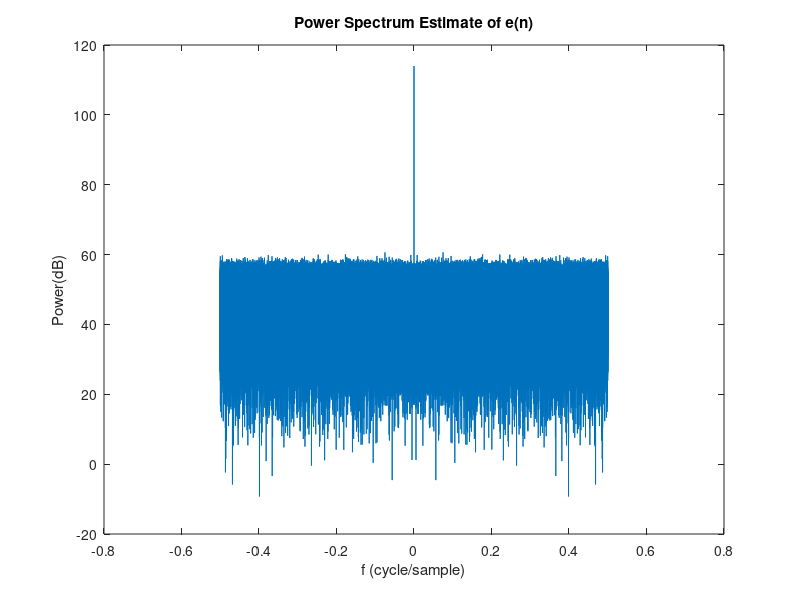

Write MATLAB code to recreate this figure.
N=1000000; 
r=rand(1,N);
U=1;    
Pee=10*log10(abs(fftshift(fft(r))).^2/U);
figure;     
f=[-0.5:1/N:0.5-1/N];     
plot(f,Pee);     
xlabel('f (cycle/sample)');ylabel('Power(dB)');
title('Power Spectrum Estimate of e(n)'); 
  

